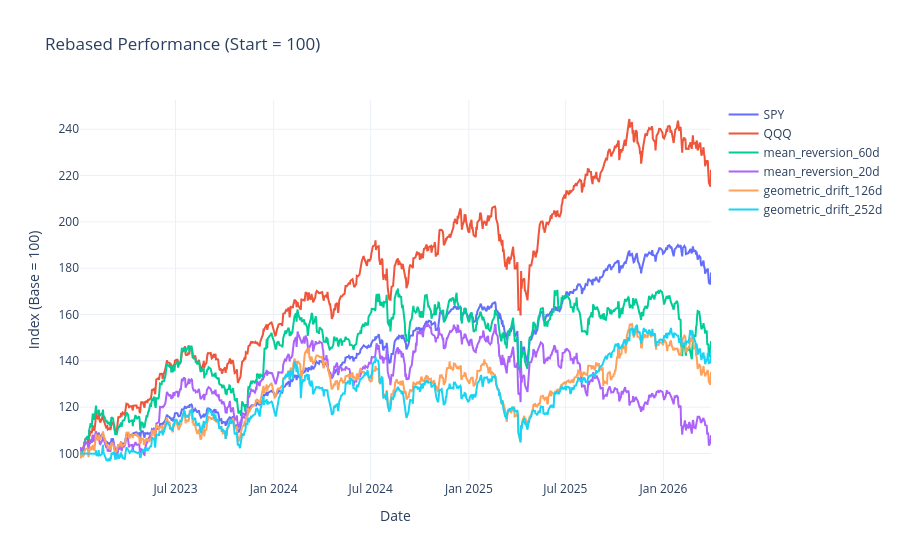

This figure's notebook cell:
### Code cell
analysis.plot_rebased_performance(df_nav_all)

### Figure 1 — Plotly figure (JSON) as saved in the notebook; plotly's stock layout.template omitted (floating-point values rounded to 4 significant figures; data arrays with more than 128 entries replaced by an {"elided": "..."} marker saying what was removed)
{"data": [{"hovertemplate": "<b>%{fullData.name}</b><br>Date: %{x|%b %d, %Y}<br>Value: %{y:.2f}<extra></extra>", "mode": "lines", "name": "SPY", "type": "scatter", "x": {"elided": "813 str values"}, "y": {"elided": "813 float values"}}, {"hovertemplate": "<b>%{fullData.name}</b><br>Date: %{x|%b %d, %Y}<br>Value: %{y:.2f}<extra></extra>", "mode": "lines", "name": "QQQ", "type": "scatter", "x": {"elided": "813 str values"}, "y": {"elided": "813 float values"}}, {"hovertemplate": "<b>%{fullData.name}</b><br>Date: %{x|%b %d, %Y}<br>Value: %{y:.2f}<extra></extra>", "mode": "lines", "name": "mean_reversion_60d", "type": "scatter", "x": {"elided": "813 str values"}, "y": {"elided": "813 float values"}}, {"hovertemplate": "<b>%{fullData.name}</b><br>Date: %{x|%b %d, %Y}<br>Value: %{y:.2f}<extra></extra>", "mode": "lines", "name": "mean_reversion_20d", "type": "scatter", "x": {"elided": "813 str values"}, "y": {"elided": "813 float values"}}, {"hovertemplate": "<b>%{fullData.name}</b><br>Date: %{x|%b %d, %Y}<br>Value: %{y:.2f}<extra></extra>", "mode": "lines", "name": "geometric_drift_126d", "type": "scatter", "x": {"elided": "813 str values"}, "y": {"elided": "813 float values"}}, {"hovertemplate": "<b>%{fullData.name}</b><br>Date: %{x|%b %d, %Y}<br>Value: %{y:.2f}<extra></extra>", "mode": "lines", "name": "geometric_drift_252d", "type": "scatter", "x": {"elided": "813 str values"}, "y": {"elided": "813 float values"}}], "layout": {"hovermode": "closest", "legend": {"orientation": "v", "x": 1.02, "xanchor": "left", "y": 1, "yanchor": "top"}, "title": {"text": "Rebased Performance (Start = 100)"}, "xaxis": {"title": {"text": "Date"}}, "yaxis": {"title": {"text": "Index (Base = 100)"}}}}
